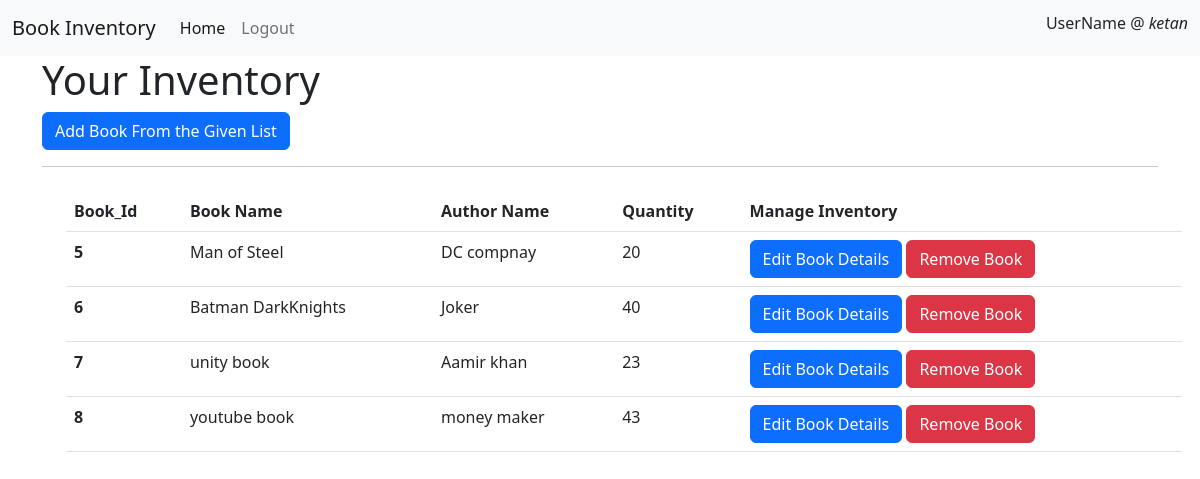
The app's page /Store_Manage/4/ (signed in) with its own data.
### store/models.py (models this page shows)
class Books(models.Model):
    book_name = models.CharField(max_length=100, null=True)
    quantity = models.PositiveIntegerField(null=True)
    author_name = models.CharField(max_length=100, null=True)
    book_image = models.ImageField(default='default.jpg',upload_to='Book_Images')
    def __str__(self):
        return f'{self.book_name}'

### store/views.py (the view)
# urls.py: path('Store_Manage/<int:pk>/',views.Store_Manage, name='Store_Manage'),
@login_required(login_url='user_login')
def Store_Manage(request,pk):
    store = Store.objects.filter(id=pk)
    Filterbook = []
    for i in store:
        Filterbook.append(i.book_name.all())
    SelectBooks=[]
    for j in range(0,len(Filterbook[0])):
        SelectBooks.append(Books.objects.filter(book_name=Filterbook[0][j]))
    context={
        'books':SelectBooks,
        'store_id':pk
    }
    return render(request, 'dashboard/store_inventory.html',context)

### templates/dashboard/store_inventory.html
{% extends 'base.html' %} {%block title%} Home page {% endblock %}
{% block content %}
<div class="container">
    <h1>Your Inventory  </h1>
    <td><a  href="{% url 'Add_Book_To_store' store_id %}"  class="btn btn-primary" type="button">Add Book From the Given List </a></td>
    <hr>
    <table class="table m-4">
        <thead>
          <tr>
            <th scope="col"> Book_Id </th>
            <th scope="col"> Book Name </th>
            <th scope="col"> Author Name </th>
            <th scope="col">Quantity</th>
            <th scope="col">Manage Inventory </th>
          </tr>
        </thead>
        <tbody>
          {% for book in books %}
          <tr>
            <th scope="row">{{book.0.id}}</th>
            <td>{{book.0.book_name}}</td>
            <td>{{book.0.author_name}}</td>
            <td>{{book.0.quantity}}</td>
            <td><a  href="{% url 'Edit_Book' book.0.id %}"  class="btn btn-primary" type="button">Edit Book Details </a>
            <a  href="{% url 'Remove_book' book.0.id %}"  class="btn btn-danger" type="button">Remove Book  </a></td>
        </tr>
        {%endfor %}
        </tbody>
      </table>
    </div>
{% endblock %}

### templates/base.html (shortened to what this page needs)
<!doctype html>
<html lang="en">
  <head>
    <link href="https://cdn.jsdelivr.net/npm/bootstrap@5.2.0/dist/css/bootstrap.min.css" rel="stylesheet">
  </head>
  <body>
    <nav class="navbar navbar-expand-lg bg-light">
        <div class="container-fluid">
          <a class="navbar-brand" >Book Inventory </a>
          <div class="collapse navbar-collapse" id="navbarNavAltMarkup">
            <div class="navbar-nav">
              <a class="nav-link active" aria-current="page" href="/">Home</a>
              {% if user.is_authenticated %}
              <a class="nav-link" href="{% url 'user_logout' %}">Logout</a>
              {% else %}
              <a class="nav-link" href="{% url 'user_register' %}" >Register</a>
              <a class="nav-link" href="{% url 'user_login' %}">Login</a>
              {% endif %}
            </div>
          </div>
          {% if user.is_authenticated %}
          <h6>UserName @ <i>
            {{user.username}}
          </i></h6>
          {% endif %}
        </div>
      </nav>
      {% block content %}
        {% endblock %}
  </body>
</html>

### records on screen
Books: id "5", book_name "Man of Steel", author_name "DC compnay", quantity "20"
Books: id "6", book_name "Batman DarkKnights", author_name "Joker", quantity "40"
Books: id "7", book_name "unity book", author_name "Aamir khan", quantity "23"
Books: id "8", book_name "youtube book", author_name "money maker", quantity "43"

### other values on screen
{{ user.username }} "ketan"
